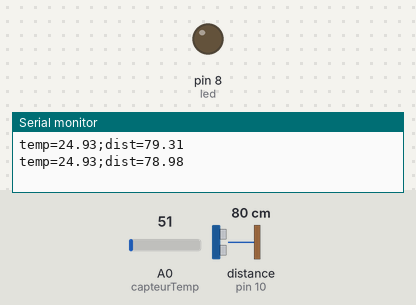
The sketch below on a simulated Arduino Uno, built with avr-gcc and run on an emulated ATmega328P. On the bench: output pins drawn as LEDs (lit = HIGH), the last lines printed to the serial monitor. Wiring (inferred from the names in the program): ultrasonic range finder: trigger pin 9; echo pin 10. The test bench sets the inputs (shaded band); at power-on: distance to the obstacle (sensor on pin 10) 80 cm, A0 (capteurTemp) = 51. The echo pulse lasts 58.3 µs per cm; pins used as bus, display or sensor lines are not drawn.

Above: at 1.8 s.
1.9 s: distance to the obstacle (sensor on pin 10) set to 7 cm
3.4 s: distance to the obstacle (sensor on pin 10) set to 4 cm
At 5.3 s:
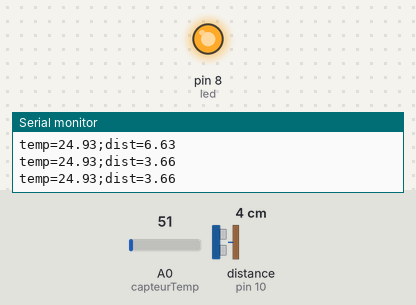
5.6 s: distance to the obstacle (sensor on pin 10) set to 9 cm
At 6.5 s:
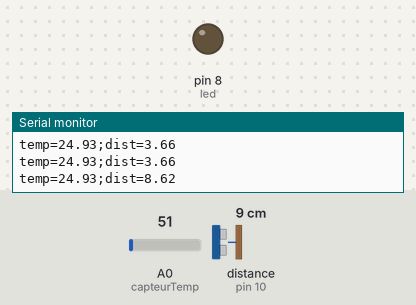
7.6 s: distance to the obstacle (sensor on pin 10) set to 2 cm
At 8.6 s:
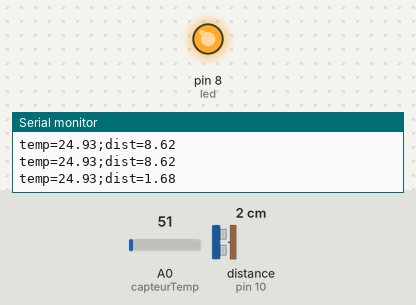
Timing chart, 0 to 10.6 s (numbered marks = the images above; inputs shaded):
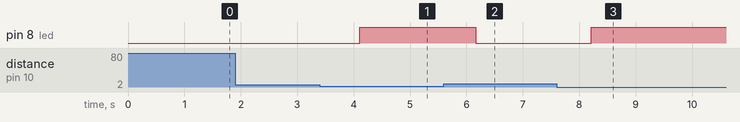

The sketch:

test_distance.ino
```cpp
#include <SoftwareSerial.h>

#define TRIG 9
#define ECHO 10

int led = 8;
int capteurTemp = A0;

float temperatureC;

// RX, TX pour le Bluetooth
SoftwareSerial bluetooth(2, 3);

void setup() {

  Serial.begin(9600);        // pour le PC
  bluetooth.begin(9600);     // pour le module Bluetooth

  pinMode(TRIG, OUTPUT);
  pinMode(ECHO, INPUT);
  pinMode(led, OUTPUT);
}

void loop() {

  int lecture = analogRead(capteurTemp);
  temperatureC = (lecture * 5.0 * 100.0) / 1023;

  // Mesure distance
  digitalWrite(TRIG, LOW);
  delayMicroseconds(2);

  digitalWrite(TRIG, HIGH);
  delayMicroseconds(10);
  digitalWrite(TRIG, LOW);

  long duree = pulseIn(ECHO, HIGH);
  float distance = duree * 0.034 / 2;

  if (distance < 5) {
    digitalWrite(led, HIGH);
  }
  else {
    digitalWrite(led, LOW);
  }

  // format envoyé
  String data = "temp=" + String(temperatureC) + ";dist=" + String(distance);

  // envoi PC
  Serial.println(data);

  // envoi Bluetooth
  bluetooth.println(data);

  delay(1000);
}
```

Measured:
- the behaviour switches between 6 and 5 cm on distance to the obstacle (sensor on pin 10) (found by bisection; images 0 and 1)
- after the input at 3.4 s, pin 8 (led): LOW → HIGH after 0.71 s
- after the input at 5.6 s, pin 8 (led): HIGH → LOW after 0.56 s
- after the input at 7.6 s, pin 8 (led): LOW → HIGH after 0.61 s
